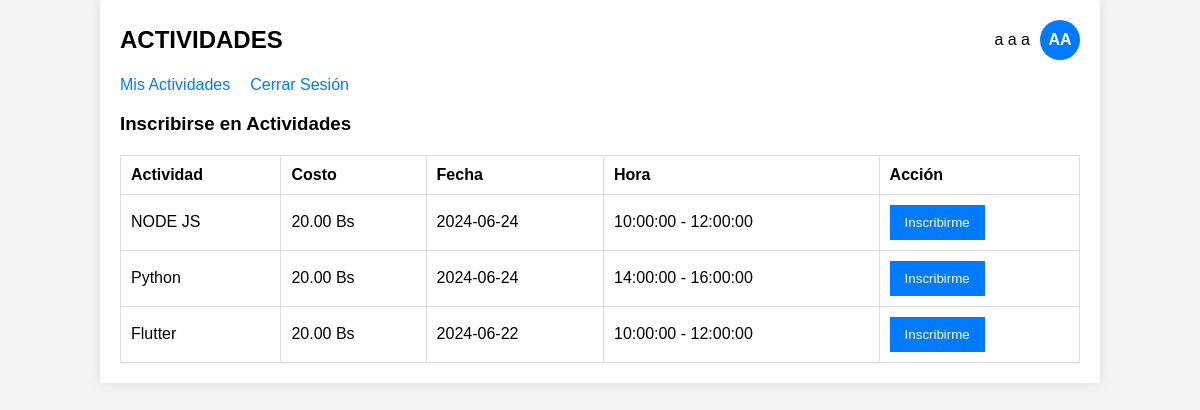
/lr_actividades.php (signed in), run on the app's committed database.
### tables this page shows
CREATE TABLE `actividades` (
  `id` int(11) NOT NULL,
  `nombre` varchar(100) NOT NULL,
  `costo` decimal(10,2) NOT NULL,
  `fecha` date NOT NULL,
  `hora_inicio` time NOT NULL,
  `hora_fin` time NOT NULL
);

### lr_actividades.php (the view, shortened to what this page needs)
<?php
include 'conexion.php';
$nombre = $_SESSION['nombre'];
$apellido_paterno = $_SESSION['apellido_paterno'];
$apellido_materno = $_SESSION['apellido_materno'];
$iniciales = strtoupper($nombre[0] . $apellido_paterno[0]);
?>
<!DOCTYPE html>
<html lang="es">
<head>
    <link rel="stylesheet" href="css/estiloss.css">
</head>
<body>
    <div class="container">
        <header>
            <h2>ACTIVIDADES</h2>
            <div class="user-info">
                <span><?php echo "$nombre $apellido_paterno $apellido_materno"; ?></span>
                <div class="profile-pic"><?php echo $iniciales; ?></div>
            </div>
        </header>
        <nav>
            <ul>
                <li><a href="lr_mis_inscripciones.php">Mis Actividades</a></li>
                <li><a href="logout.php">Cerrar Sesión</a></li>
            </ul>
        </nav>
        <main>
            <h3>Inscribirse en Actividades</h3>
            <table>
                <tr>
                    <th>Actividad</th>
                    <th>Costo</th>
                    <th>Fecha</th>
                    <th>Hora</th>
                    <th>Acción</th>
                </tr>
                <?php
                $result = $conn->query("SELECT * FROM actividades");
                while ($row = $result->fetch_assoc()) {
                    echo "<tr>
                            <td>{$row['nombre']}</td>
                            <td>{$row['costo']} Bs</td>
                            <td>{$row['fecha']}</td>
                            <td>{$row['hora_inicio']} - {$row['hora_fin']}</td>
                            <td>
                                <form method='POST'>
                                    <input type='hidden' name='actividad_id' value='{$row['id']}'>
                                    <button type='submit' name='inscribir'>Inscribirme</button>
                                </form>
                            </td>
                          </tr>";
                }
                ?>
            </table>
        </main>
    </div>
</body>
</html>

### css/estiloss.css (style rules this page uses)
body { font-family: Arial, sans-serif; background-color: #f4f4f4; margin: 0; padding: 0; }
.container { width: 80%; margin: 0 auto; background-color: #fff; padding: 20px; box-shadow: 0 0 10px rgba(0, 0, 0, 0.1); }
header { display: flex; justify-content: space-between; align-items: center; }
header h2 { margin: 0; }
.user-info { display: flex; align-items: center; }
.user-info span { margin-right: 10px; }
.profile-pic { width: 40px; height: 40px; background-color: #007bff; color: #fff; display: flex; align-items: center; justify-content: center; border-radius: 50%; font-weight: bold; }
nav ul { list-style-type: none; padding: 0; display: flex; }
nav ul li { margin-right: 20px; }
nav ul li a { text-decoration: none; color: #007bff; }
table { width: 100%; border-collapse: collapse; margin-top: 20px; }
table, th, td { border: 1px solid #ddd; }
th, td { padding: 10px; text-align: left; }
button { padding: 10px 15px; background-color: #007bff; color: #fff; border: none; cursor: pointer; }

### data on the page
actividades: nombre "NODE JS", costo "20.00", fecha "2024-06-24", hora_inicio "10:00:00", hora_fin "12:00:00"
actividades: nombre "Python", costo "20.00", fecha "2024-06-24", hora_inicio "14:00:00", hora_fin "16:00:00"
actividades: nombre "Flutter", costo "20.00", fecha "2024-06-22", hora_inicio "10:00:00", hora_fin "12:00:00"

### other printed values
$nombre "a"
$apellido_paterno "a"
$apellido_materno "a"
$iniciales "AA"
